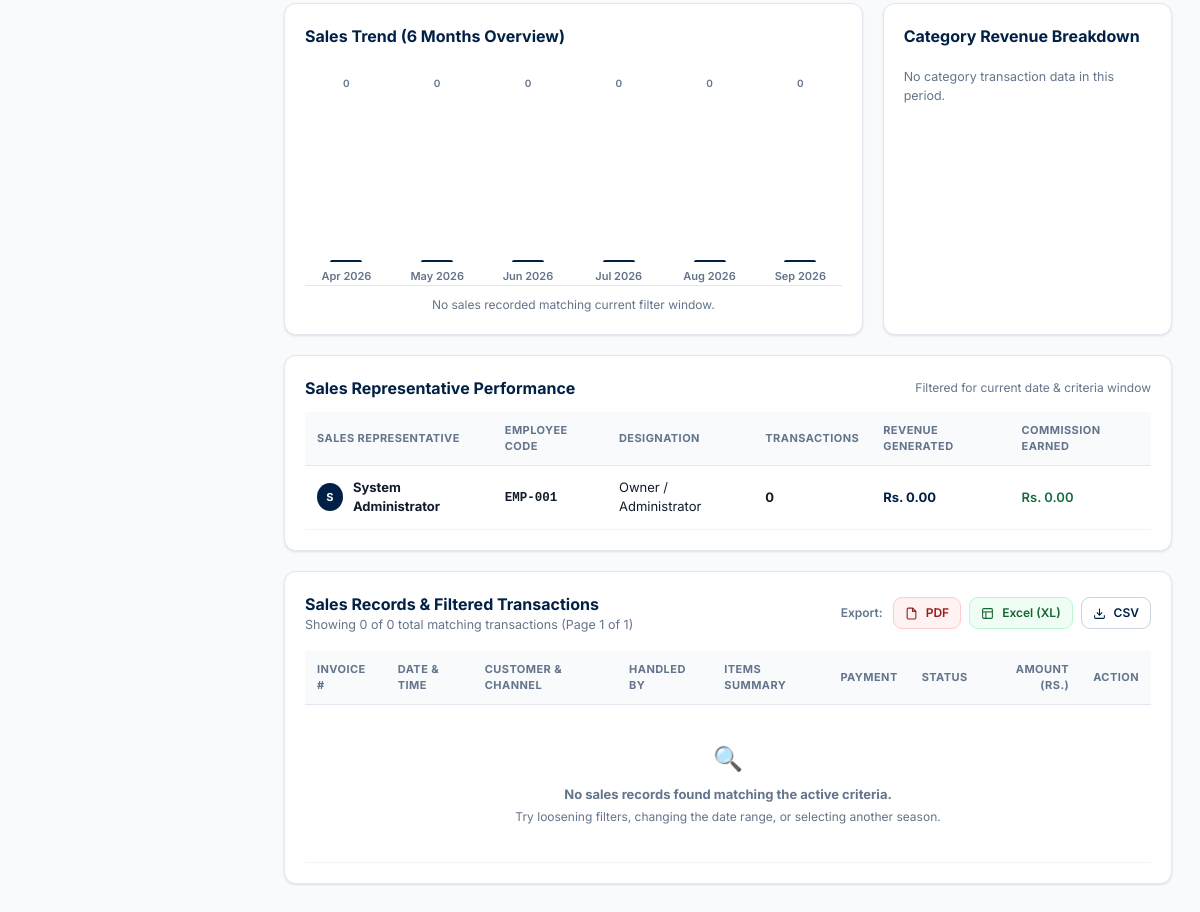
The app's page /admin/reports (signed in, lower part), older data.
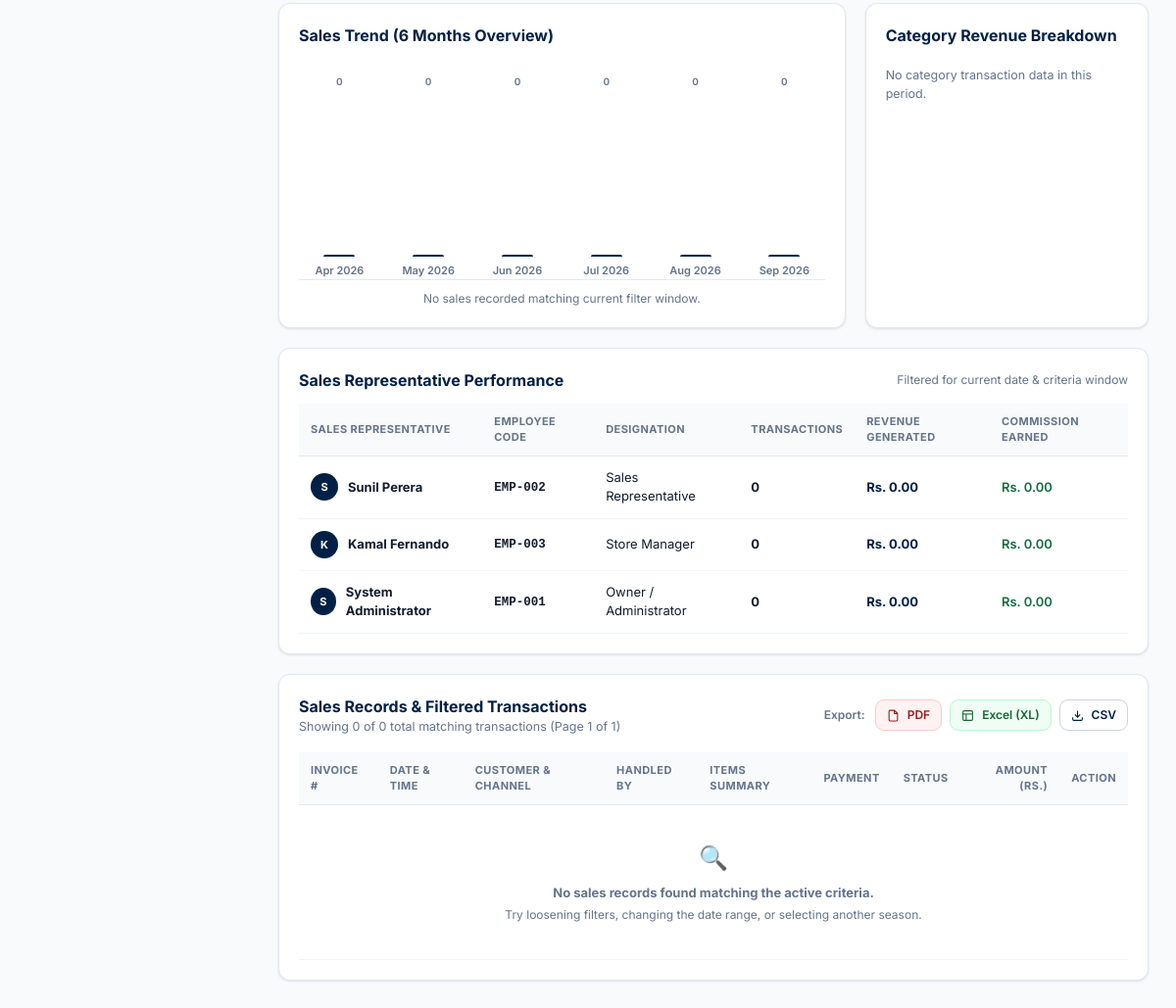
The same page, newer data.
### tables this page shows
CREATE TABLE employees (
    id                INT UNSIGNED AUTO_INCREMENT PRIMARY KEY,
    user_id           INT UNSIGNED NOT NULL UNIQUE,
    employee_code     VARCHAR(20)  NOT NULL UNIQUE,
    designation       VARCHAR(100) NOT NULL,
    department        ENUM('sales','store','admin','delivery') NOT NULL DEFAULT 'sales',
    hire_date         DATE         NOT NULL,
    base_salary       DECIMAL(12,2) DEFAULT 0.00,
    commission_rate   DECIMAL(5,2)  DEFAULT 0.00 COMMENT 'Percentage commission on sales',
    address           TEXT         DEFAULT NULL,
    emergency_contact VARCHAR(150) DEFAULT NULL,
    emergency_phone   VARCHAR(20)  DEFAULT NULL,
    deleted_at        DATETIME     DEFAULT NULL,
    created_at        TIMESTAMP    DEFAULT CURRENT_TIMESTAMP,
    updated_at        TIMESTAMP    DEFAULT CURRENT_TIMESTAMP ON UPDATE CURRENT_TIMESTAMP,
    CONSTRAINT fk_employees_user FOREIGN KEY (user_id) REFERENCES users(id)
);

CREATE TABLE users (
    id                  INT UNSIGNED AUTO_INCREMENT PRIMARY KEY,
    role_id             TINYINT UNSIGNED NOT NULL,
    username            VARCHAR(60)  NOT NULL UNIQUE,
    email               VARCHAR(150) NOT NULL UNIQUE,
    password_hash       VARCHAR(255) NOT NULL,
    full_name           VARCHAR(150) NOT NULL,
    phone               VARCHAR(20)  DEFAULT NULL,
    avatar              VARCHAR(255) DEFAULT NULL,
    is_active           TINYINT(1)   NOT NULL DEFAULT 1,
    last_login_at       DATETIME     DEFAULT NULL,
    password_changed_at DATETIME     DEFAULT NULL,
    deleted_at          DATETIME     DEFAULT NULL,
    created_at          TIMESTAMP    DEFAULT CURRENT_TIMESTAMP,
    updated_at          TIMESTAMP    DEFAULT CURRENT_TIMESTAMP ON UPDATE CURRENT_TIMESTAMP,
    CONSTRAINT fk_users_role FOREIGN KEY (role_id) REFERENCES roles(id)
);

### app/Views/admin/reports.php (the view, shortened to what the rows shown need)
<?php
$period             = $period ?? 'monthly';
$chartTitle         = $chartTitle ?? 'Sales Trend';
$chartLabels        = array_values($chartLabels ?? []);
$chartValues        = array_map('floatval', array_values($chartValues ?? []));
$chartComparison    = array_map('floatval', array_values($chartComparison ?? []));
$chartHasComparison = !empty($chartHasComparison) && !empty($chartComparison);
$chartMax           = max(array_merge([0], $chartValues, $chartComparison));
$short = function (float $v): string {
    if ($v >= 1000000) return number_format($v / 1000000, 1) . 'M';
    if ($v >= 1000)    return number_format($v / 1000, 1) . 'K';
    return number_format($v, 0);
};
$pdfParams = $_GET;
$pdfParams['export'] = 'pdf';
$pdfUrl = url('admin/reports') . '?' . http_build_query($pdfParams);
$excelParams = $_GET;
$excelParams['export'] = 'excel';
$excelUrl = url('admin/reports') . '?' . http_build_query($excelParams);
$csvParams = $_GET;
$csvParams['export'] = 'csv';
$csvUrl = url('admin/reports') . '?' . http_build_query($csvParams);
?>
<!DOCTYPE html>
<html lang="en">
<head>
<link rel="stylesheet" href="<?= asset('css/shared.css') ?>">
<link rel="stylesheet" href="<?= asset('css/admin.css') ?>">
</head>
<body>
<div class="app-shell">
    <div class="main">
        <div class="content">
            <div class="grid-2">
                <div class="card">
                    <div style="display:flex;justify-content:space-between;align-items:center;margin-bottom:8px;">
                        <h3 style="margin:0;font-size:16px;color:var(--navy-900);"><?= e($chartTitle) ?></h3>
                    </div>
                    <div class="bars-container">
                        <?php foreach ($chartValues as $i => $v):
                            $h = $chartMax > 0 ? ($v / $chartMax) * 100 : 0;
                            $compV = $chartComparison[$i] ?? 0;
                            $barCls = ($period === 'seasonal') ? 'bar--seasonal' : '';
                        ?>
                            <div class="bar-col" title="<?= e($chartLabels[$i] ?? '') ?>: Rs. <?= number_format($v, 2) ?><?= $chartHasComparison ? ' (Prior: Rs. ' . number_format($compV, 2) . ')' : '' ?>">
                                <div class="bar-val"><?= $short($v) ?></div>
                                <div class="bar-area">
                                    <div class="bar <?= $barCls ?>" style="height:<?= round($h, 1) ?>%" title="Current: Rs. <?= number_format($v, 2) ?>"></div>
                                </div>
                                <div class="bar-lbl"><?= e($chartLabels[$i] ?? '') ?></div>
                            </div>
                        <?php endforeach; ?>
                    </div>
                    <?php if ($chartMax <= 0): ?>
                        <p style="margin:10px 0 0;font-size:12px;color:var(--slate-500);text-align:center;">No sales recorded matching current filter window.</p>
                    <?php endif; ?>
                </div>
                <div class="card">
                    <h3 style="margin-top:0;font-size:16px;color:var(--navy-900);">Category Revenue Breakdown</h3>
                    <?php if (!empty($categoryBreakdown)): ?>
                        <?php foreach (array_slice($categoryBreakdown, 0, 6) as $cat): ?>
                            <div class="bar-row">
                                <div class="bar-label">
                                    <span><?= e($cat['name']) ?> (<?= (int)$cat['total_units'] ?> units)</span>
                                    <span>Rs. <?= number_format((float)$cat['revenue'], 2) ?> (<?= number_format((float)$cat['pct'], 1) ?>%)</span>
                                </div>
                                <div class="bar-track">
                                    <div class="bar-fill <?= ($period === 'seasonal') ? 'seasonal-fill' : '' ?>" style="width:<?= round($cat['pct'], 1) ?>%"></div>
                                </div>
                            </div>
                        <?php endforeach; ?>
                    <?php else: ?>
                        <p style="font-size:12.5px;color:var(--slate-500);margin-top:20px;">No category transaction data in this period.</p>
                    <?php endif; ?>
                </div>
            </div>
            <div class="card" style="margin-bottom:20px;">
                <div style="display:flex;justify-content:space-between;align-items:center;margin-bottom:12px;">
                    <h3 style="margin:0;font-size:16px;color:var(--navy-900);">Sales Representative Performance</h3>
                    <div style="font-size:12px;color:var(--slate-500);">Filtered for current date &amp; criteria window</div>
                </div>
                <div style="overflow-x:auto;">
                    <table>
                        <thead>
                            <tr>
                                <th>Sales Representative</th>
                                <th>Employee Code</th>
                                <th>Designation</th>
                                <th>Transactions</th>
                                <th>Revenue Generated</th>
                                <th>Commission Earned</th>
                            </tr>
                        </thead>
                        <tbody id="perfRows">
                            <?php foreach ($employeePerformance as $p): ?>
                                <tr>
                                    <td>
                                        <div class="table-user">
                                            <div class="avatar" style="width:28px;height:28px;font-size:11px;"><?= strtoupper(substr($p['full_name'], 0, 1)) ?></div>
                                            <strong><?= e($p['full_name']) ?></strong>
                                        </div>
                                    </td>
                                    <td><span class="mono"><?= e($p['employee_code']) ?></span></td>
                                    <td><?= e($p['designation'] ?? 'Representative') ?></td>
                                    <td><strong><?= (int) $p['total_sales'] ?></strong></td>
                                    <td style="font-weight:700;color:var(--navy-900);">Rs. <?= number_format((float) $p['total_revenue'], 2) ?></td>
                                    <td style="color:var(--green);font-weight:600;">Rs. <?= number_format((float) $p['commission_earned'], 2) ?></td>
                                </tr>
                            <?php endforeach; ?>
                        </tbody>
                    </table>
                </div>
            </div>
            <div class="card" id="salesRecordsSection">
                <div class="records-head">
                    <div>
                        <h3 class="records-title">Sales Records &amp; Filtered Transactions</h3>
                        <div class="records-counter">
                            Showing <?= count($records) ?> of <?= $totalRecords ?> total matching transactions (Page <?= $page ?> of <?= $totalPages ?>)
                        </div>
                    </div>
                    <div style="display:flex;gap:8px;align-items:center;flex-wrap:wrap;">
                        <span style="font-size:12px;font-weight:600;color:var(--slate-500);margin-right:2px;">Export:</span>
                        <a href="<?= e($pdfUrl) ?>" class="btn-action btn-action--pdf" style="min-height:32px;padding:5px 11px;font-size:12px;" title="Export filtered records to PDF">
                            <svg width="13" height="13" viewBox="0 0 24 24" fill="none" stroke="currentColor" stroke-width="2"><path d="M14 2H6a2 2 0 0 0-2 2v16a2 2 0 0 0 2 2h12a2 2 0 0 0 2-2V8z"></path><polyline points="14 2 14 8 20 8"></polyline></svg>
                            PDF
                        </a>
                        <a href="<?= e($excelUrl) ?>" class="btn-action btn-action--excel" style="min-height:32px;padding:5px 11px;font-size:12px;" title="Export filtered records to Excel (XL)">
                            <svg width="13" height="13" viewBox="0 0 24 24" fill="none" stroke="currentColor" stroke-width="2"><rect x="3" y="3" width="18" height="18" rx="2" ry="2"></rect><line x1="3" y1="9" x2="21" y2="9"></line><line x1="9" y1="21" x2="9" y2="9"></line></svg>
                            Excel (XL)
                        </a>
                        <a href="<?= e($csvUrl) ?>" class="btn-action btn-action--outline" style="min-height:32px;padding:5px 11px;font-size:12px;" title="Export filtered records to CSV">
                            <svg width="13" height="13" viewBox="0 0 24 24" fill="none" stroke="currentColor" stroke-width="2"><path d="M21 15v4a2 2 0 0 1-2 2H5a2 2 0 0 1-2-2v-4"></path><polyline points="7 10 12 15 17 10"></polyline><line x1="12" y1="15" x2="12" y2="3"></line></svg>
                            CSV
                        </a>
                    </div>
                </div>
                <div style="overflow-x:auto;">
                    <table>
                        <thead>
                            <tr>
                                <th>Invoice #</th>
                                <th>Date &amp; Time</th>
                                <th>Customer &amp; Channel</th>
                                <th>Handled By</th>
                                <th>Items Summary</th>
                                <th>Payment</th>
                                <th>Status</th>
                                <th style="text-align:right;">Amount (Rs.)</th>
                                <th style="text-align:center;">Action</th>
                            </tr>
                        </thead>
                        <tbody>
                            <?php if (empty($records)): ?>
                                <tr>
                                    <td colspan="9" style="text-align:center;padding:36px;color:var(--slate-500);">
                                        <div style="font-size:24px;margin-bottom:8px;">🔍</div>
                                        <strong>No sales records found matching the active criteria.</strong>
                                        <div style="font-size:12px;margin-top:4px;">Try loosening filters, changing the date range, or selecting another season.</div>
                                    </td>
                                </tr>
                            <?php endif; ?>
                        </tbody>
                    </table>
                </div>
            </div>
        </div>
    </div>
</div>
</body>
</html>

### app/Core/Router.php (shortened to what the rows shown need)
<?php
class Router
{
    private array $routes = [];
    private function addRoute(string $method, string $path, string $handler): void
    {
        $this->routes[] = [
            'method'  => $method,
            'path'    => $this->normalizePath($path),
            'handler' => $handler,
        ];
    }
    public function dispatch(string $uri, string $method): void
    {
        $uri = $this->normalizePath(parse_url($uri, PHP_URL_PATH) ?: '/');
        foreach ($this->routes as $route) {
            if ($route['method'] !== strtoupper($method)) {
                continue;
            }
            $params = $this->matchRoute($route['path'], $uri);
            if ($params !== false) {
                $this->callHandler($route['handler'], $params);
                return;
            }
        }
    }
    private function matchRoute(string $routePath, string $uri): array|false
    {
        $routeParts = explode('/', trim($routePath, '/'));
        $uriParts   = explode('/', trim($uri, '/'));
        if (count($routeParts) !== count($uriParts)) {
            return false;
        }
        $params = [];
        foreach ($routeParts as $index => $part) {
            if ($part !== $uriParts[$index]) {
                return false;
            }
        }
        return $params;
    }
    private function callHandler(string $handler, array $params): void
    {
        [$controllerName, $method] = explode('@', $handler);
        $controller = new $controllerClass();
        call_user_func_array([$controller, $method], $params);
    }
    private function normalizePath(string $path): string
    {
        $path = '/' . trim($path, '/');
        return $path === '/' ? '/' : rtrim($path, '/');
    }
}

Row changes from the older to the newer data that the page shows:
added employees: user.full_name "S", user.full_name "Sunil Perera", employee_code "EMP-002", designation "Sales Representative", total_sales "0", total_revenue "0.00", commission_earned "0.00"
added employees: user.full_name "K", user.full_name "Kamal Fernando", employee_code "EMP-003", designation "Store Manager", total_sales "0", total_revenue "0.00", commission_earned "0.00"
